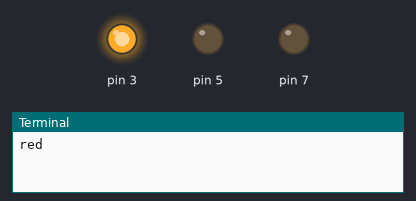
The program below on a simulated Raspberry Pi (header pin numbers). On the bench: output pins drawn as LEDs (lit = HIGH), the last lines printed to the terminal. At 4.5 s the program stops and its outputs stay as they are.

Above: at 0.2 s.
At 0.7 s:
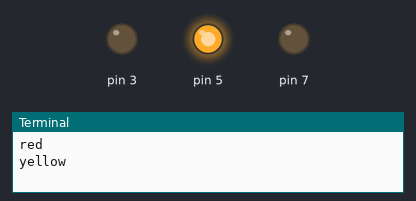
At 2.7 s:
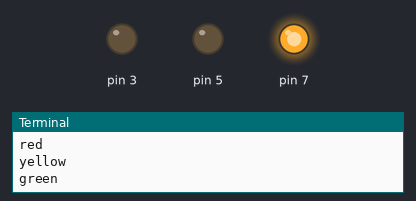
Timing chart, 0 to 3.5 s (numbered marks = the images above):
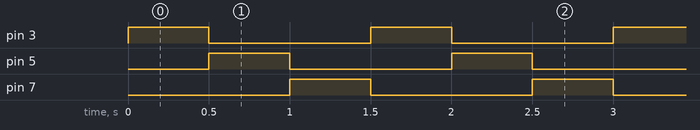

Measured:
- by itself, pin 3, pin 5: alternates HIGH for 0.50 s and LOW for 1.0 s, 6 changes in all, then stays LOW
- by itself, pin 7: alternates HIGH for 0.50 s and LOW for 1.0 s

The program:

leds.py
```python
from time import sleep
import atexit
import RPi.GPIO as GPIO

atexit.register(GPIO.cleanup)
GPIO.setmode(GPIO.BOARD)

LED_PINS = [('red', 3), ('yellow', 5), ('green', 7)]


def activate(active_color):
    for color, pin in LED_PINS:
        GPIO.output(pin, color == active_color)


for color, pin in LED_PINS:
    GPIO.setup(pin, GPIO.OUT)
    GPIO.output(pin, 0)


if __name__=='__main__':

    for color, pin in LED_PINS * 3:
        print(color)
        activate(color)
        sleep(.5)
```
